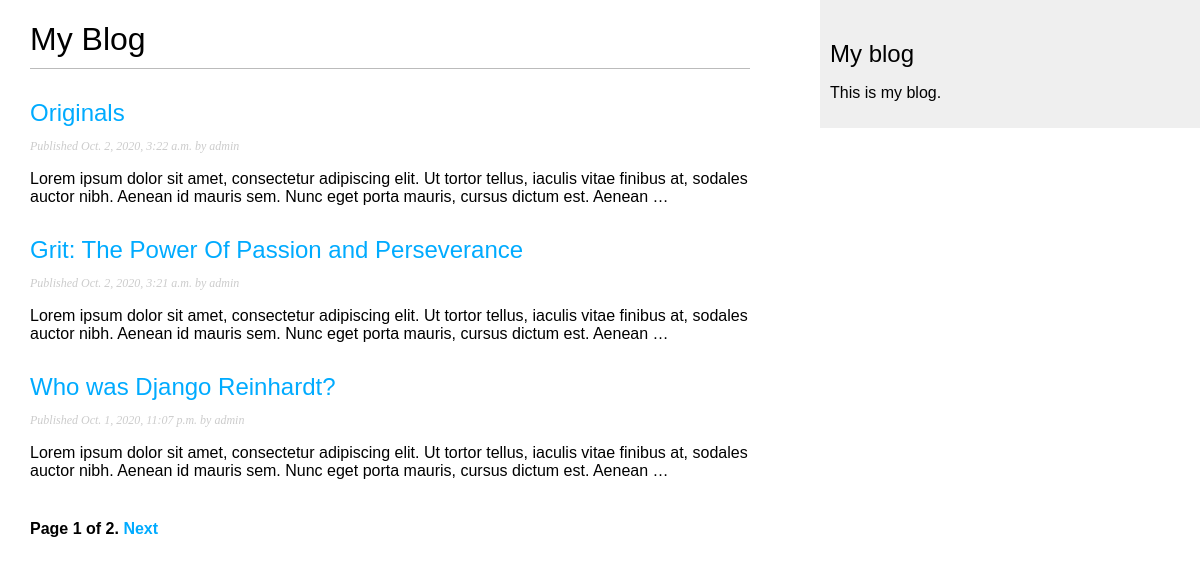
The page /blog/ on the database as committed earlier.
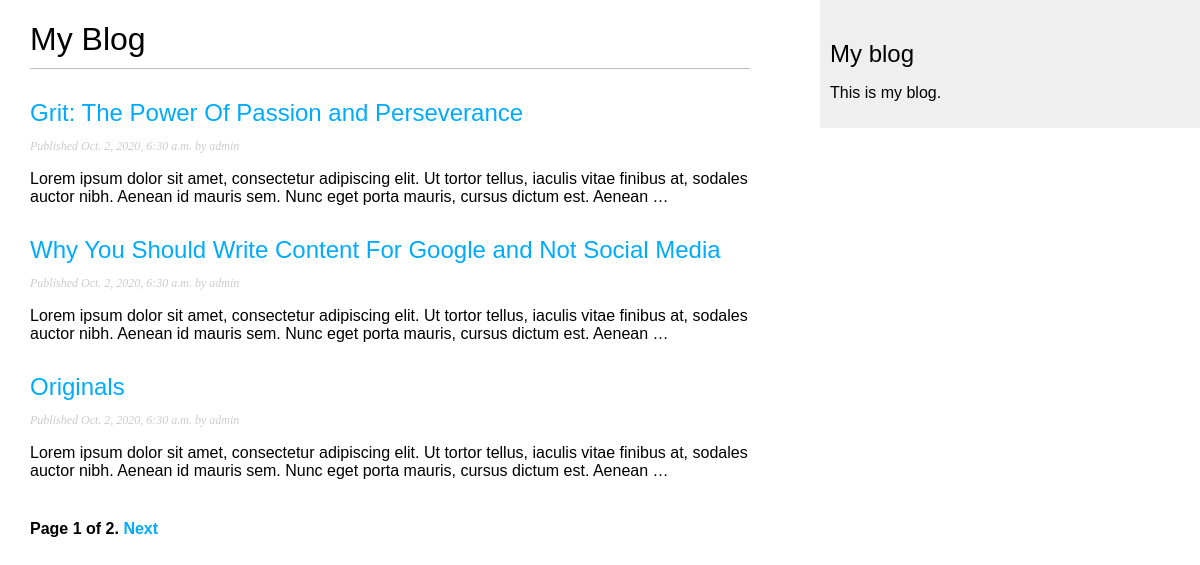
The same page on the database as committed later.
### blog/models.py (models this page shows, shortened)
class Post(models.Model):
  STATUS_CHOICES = (
    ('draft', 'Draft'),
    ('published', 'Published'),
  )
  title = models.CharField(max_length=250)
  slug = models.SlugField(max_length=250, unique_for_date='publish')
  author = models.ForeignKey(User, on_delete=models.CASCADE, related_name='blog_posts')
  body = models.TextField()
  publish = models.DateTimeField(default=timezone.now)
  created = models.DateTimeField(auto_now_add=True)
  updated = models.DateTimeField(auto_now=True)
  status = models.CharField(max_length=10, choices=STATUS_CHOICES, default='draft')
  class Meta:
    ordering = ('-publish',)
  objects = models.Manager()
  published = PublishedManager()
  def get_absolute_url(self):
    return reverse('blog:post_detail', args=[self.publish.year, self.publish.month, self.publish.day, self.slug])

### blog/views.py (the view)
# urls.py: path('', views.PostListView.as_view(), name='post_list'),
class PostListView(ListView):
  queryset = Post.published.all()
  context_object_name = 'posts'
  paginate_by = 3
  template_name = 'blog/post/list.html'

### blog/templates/blog/post/list.html (shortened to what this page needs)
{% extends "blog/base.html" %}
{% block content %}
  <h1>My Blog</h1>
  {% for post in posts %}
    <h2>
      <a href="{{ post.get_absolute_url }}">{{ post.title }}</a>
    </h2>
    <p class="date">Published {{ post.publish }} by {{ post.author }}</p>
    {{ post.body|truncatewords:30|linebreaks }}
  {% endfor %}
  {% include "pagination.html" with page=page_obj %}
{% endblock %}

Rows that differ between the two databases and show on the page:
no longer on this page (row edited): Post: title "Who was Django Reinhardt?", publish "Oct. 1, 2020, 11:07 p.m.", author "admin", body "Lorem ipsum dolor sit amet, consectetur adipiscing elit. Ut tortor tellus, iaculis vitae finibus at, sodales auctor nibh. Aenean id mauris sem. Nunc eget porta mauris, cursus dictum est. Aenean …"
changed Post "Grit: The Power Of Passion and Perseverance": publish "Oct. 2, 2020, 3:21 a.m." → "Oct. 2, 2020, 6:30 a.m."; moves up the list
now on this page (row edited): Post: title "Why You Should Write Content For Google and Not Social Media", publish "Oct. 2, 2020, 6:30 a.m.", author "admin", body "Lorem ipsum dolor sit amet, consectetur adipiscing elit. Ut tortor tellus, iaculis vitae finibus at, sodales auctor nibh. Aenean id mauris sem. Nunc eget porta mauris, cursus dictum est. Aenean …"
changed Post "Originals": publish "Oct. 2, 2020, 3:22 a.m." → "Oct. 2, 2020, 6:30 a.m."
